Frame 1 (no input): blank canvas, image omitted
Frame 60 (the mouse pressed at the canvas centre just before this capture): blank canvas, image omitted
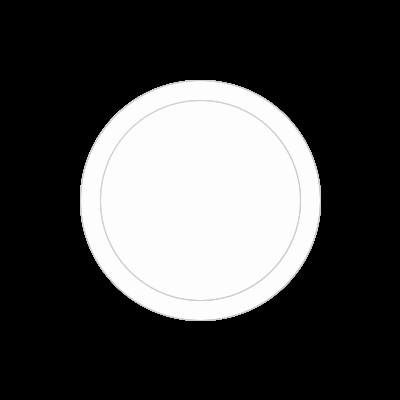
Frame 120 (the mouse held since frame 60 and released just before this capture)

The Processing sketch whose frames 1 and 60 were blank and that drew this single picture after the mouse press (run headless with seeded random() and noise(); from frame 60 on, the mouse is pressed at the canvas centre):

// Processing sketch: processing_27867
// ── processing_27867.pde

void setup(){
  background(0);
  size(400, 400);
  smooth();
}
void draw(){
  noStroke();
  
  
  fill(255, 50);
  
  if( mousePressed){ 
  //fill(240, 10, 50, mouseY/2);
stroke(200, mouseX);
ellipse(mouseX, 200, 240, 240);

}else{
fill(0, 0, 0, 10);
  stroke(0,0,0, mouseX);

}
ellipse(200, mouseY, 200, 200);

}
